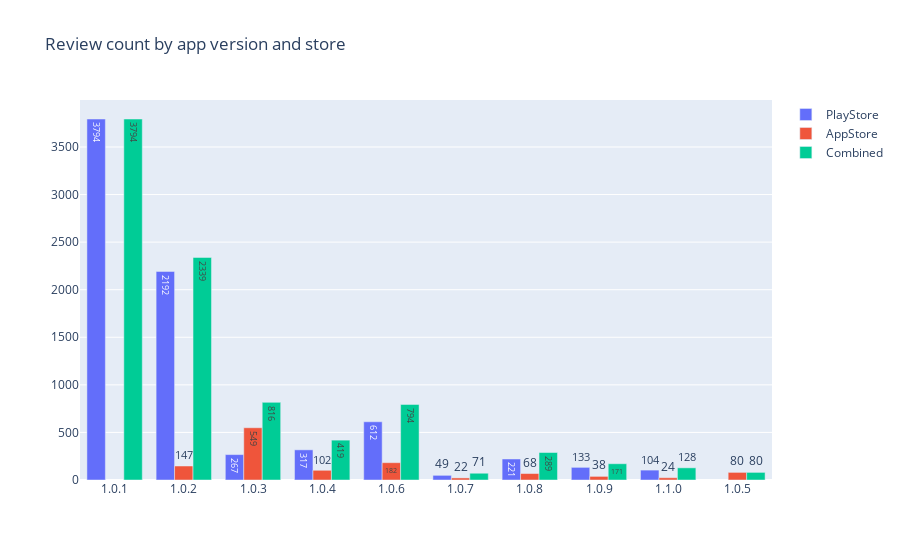

The notebook cell this image was saved under:
### Markdown cell above
Reminder: Review count drop fast after first few days. We could set April 26th as last day of our review period as after that combined review counts drop below 100/day.

### Code cell
import plotly.graph_objects as go

by_version_appS = appS.groupby('version')
by_version_playS = playS.groupby('version')
by_version = reviews.groupby('version')


fig = go.Figure(data=[
    go.Bar(name='PlayStore', x=by_version_playS.count().index, 
           y=by_version_playS['score'].count(), text = by_version_playS['score'].size()),
    go.Bar(name='AppStore', x=by_version_appS['score'].mean().index, 
           y=by_version_appS['score'].count(), text = by_version_appS['score'].size()),
    go.Bar(name='Combined', x=by_version['score'].mean().index, 
           y=by_version['score'].count(), text = by_version['score'].size())
], layout_title_text="Review count by app version and store")
# Change the bar mode
fig.update_layout(barmode='group')
fig.show()

### Figure 1 — Plotly figure (JSON) as saved in the notebook; plotly's stock layout.template omitted (floating-point values rounded to 4 significant figures)
{"data": [{"name": "PlayStore", "text": [3794, 2192, 267, 317, 612, 49, 221, 133, 104], "type": "bar", "x": ["1.0.1", "1.0.2", "1.0.3", "1.0.4", "1.0.6", "1.0.7", "1.0.8", "1.0.9", "1.1.0"], "y": [3794, 2192, 267, 317, 612, 49, 221, 133, 104]}, {"name": "AppStore", "text": [147, 549, 102, 80, 182, 22, 68, 38, 24], "type": "bar", "x": ["1.0.2", "1.0.3", "1.0.4", "1.0.5", "1.0.6", "1.0.7", "1.0.8", "1.0.9", "1.1.0"], "y": [147, 549, 102, 80, 182, 22, 68, 38, 24]}, {"name": "Combined", "text": [3794, 2339, 816, 419, 80, 794, 71, 289, 171, 128], "type": "bar", "x": ["1.0.1", "1.0.2", "1.0.3", "1.0.4", "1.0.5", "1.0.6", "1.0.7", "1.0.8", "1.0.9", "1.1.0"], "y": [3794, 2339, 816, 419, 80, 794, 71, 289, 171, 128]}], "layout": {"barmode": "group", "title": {"text": "Review count by app version and store"}}}
